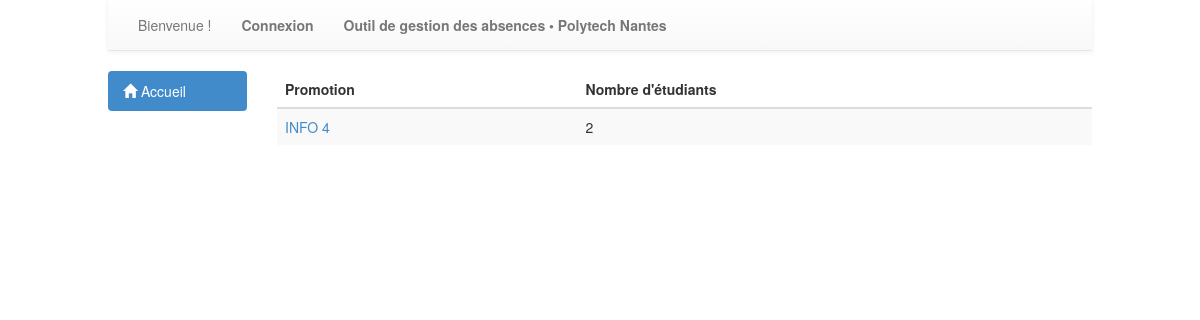
/absences/promotions/, run on an earlier commit of the app's database.
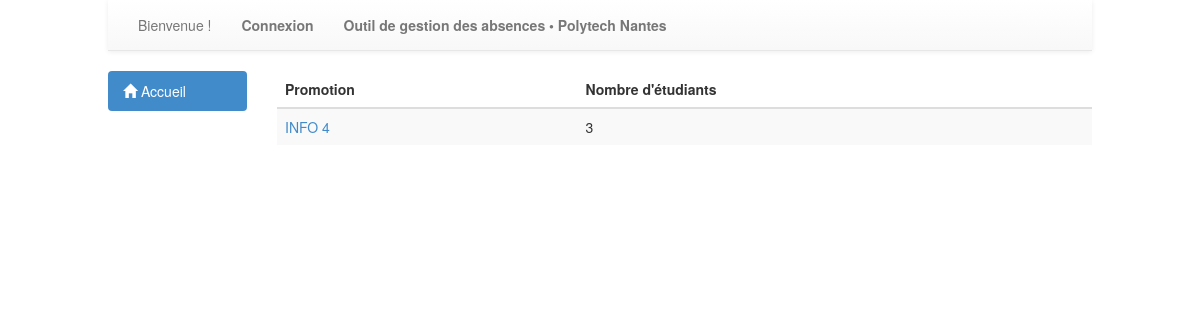
And on a later commit of the database.
### absences/models.py (models this page shows, shortened)
class Promotion(models.Model):
	nom = models.CharField(max_length=200)
	responsable = models.ForeignKey(Enseignant)

### absences/views.py (the view)
def listePromotions(request):
	infos = []
	promotions = Promotion.objects.all().order_by('nom')
	for p in promotions:
		nbEtudiants = Etudiant.objects.filter(promotion=p).count()
		infos.append((p, nbEtudiants))
	return render(request, 'absences/listePromotions.html', {'infos': infos})

### absences/context_processor.py (called while the page is built, shortened)
def getNombres (request):
	nb = {}
	nb['absences'] = 0
	nb['nonSaisis'] = 0
	try:
		etudiant = Etudiant.objects.get(user=request.user)
		nb['absences'] = Absence.objects.filter(etudiant = etudiant, justifie = False).count()
	except:
		nb['absences'] = 0
		try:
			enseignant = Enseignant.objects.get(user=request.user)
			cours = Cours.objects.filter(donne_par = enseignant, saisieEffectuee = False, dateFin__lte = datetime.now())
			nb['nonSaisis'] = cours.count()
		except:
			nb['nonSaisis'] = 0
	return {'nb':nb}

def determinerGroupe(request):
	groupeUtilisateur = {}
	groupeUtilisateur['etudiant'] = None
	groupeUtilisateur['secretaire'] = None
	groupeUtilisateur['enseignant'] = None
	try:
		groupes = request.user.groups.all()
	except:
		groupeUtilisateur['etudiant'] = None
		groupeUtilisateur['secretaire'] = None
		groupeUtilisateur['enseignant'] = None
	return {'groupeUtilisateur':groupeUtilisateur}

### absences/templates/absences/listePromotions.html (shortened to what this page needs)
{% extends 'general.html' %}
{% block content %}
    {% if infos %}
        <table class="table table-striped table-hover">
            <thead>
                <tr>
                    <th>
                        Promotion
                    </th>
                    <th>
                        Nombre d'étudiants
                    </th>
                </tr>
            </thead>
            <tbody>
                {% for paire in infos %}
                    <tr>
                        <td>
                            <a href="{% url 'absences:infosPromotion' paire.0.id %}">{{paire.0.nom}}</a>
                        </td>
                        <td>{{paire.1}}</td>
                    </tr>
                {% endfor %}
            </tbody>
        </table>
    {% else %}
        <p>Impossible de récupérer la liste des promotions</p>
    {% endif %}
{% endblock %}

What changed in the data, as far as the page shows it:
changed Promotion "INFO 4": responsable "2" → "3"
